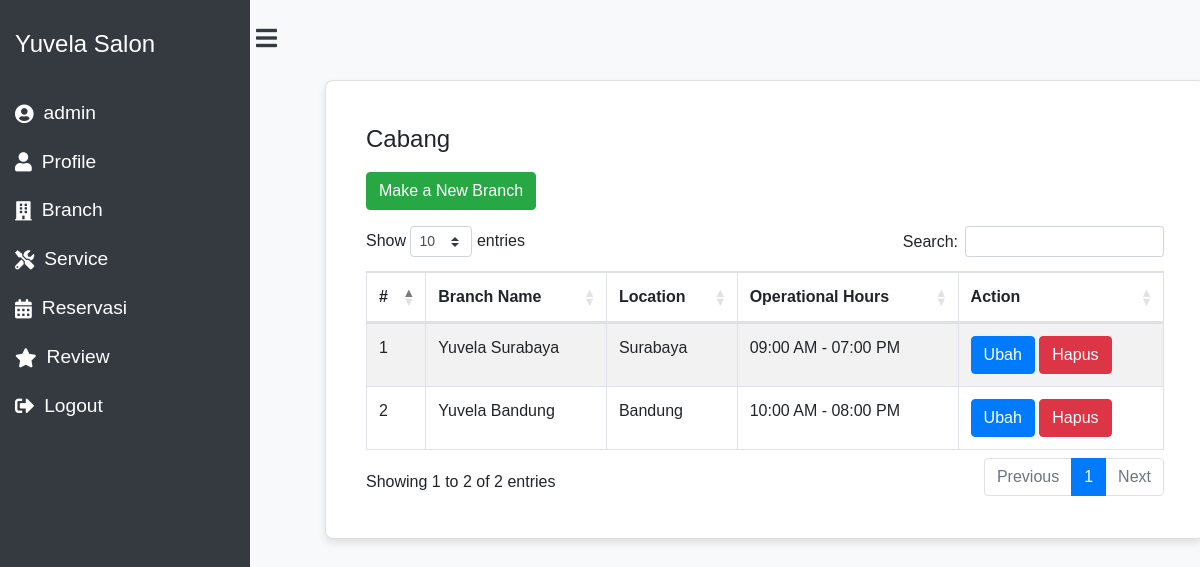
/views/branch.php (signed in), run on the app's committed database.
### tables this page shows
CREATE TABLE `branch` (
  `id_branch` int(11) NOT NULL,
  `branch_name` varchar(255) NOT NULL,
  `location` varchar(255) NOT NULL,
  `opening_time` int(11) NOT NULL,
  `closing_time` int(11) NOT NULL,
  `deleted_at` datetime DEFAULT NULL
);

### views/branch.php (the view, shortened to what this page needs)
<!DOCTYPE html>
<html lang="en">
<head>
    <link rel="stylesheet" href="https://cdnjs.cloudflare.com/ajax/libs/font-awesome/5.15.3/css/all.min.css">
    <link rel="stylesheet" href="https://stackpath.bootstrapcdn.com/bootstrap/4.5.2/css/bootstrap.min.css">
    <link rel="stylesheet" href="https://cdn.datatables.net/1.10.25/css/dataTables.bootstrap4.min.css">
    <link rel="stylesheet" href="../assets/style.css">
</head>
<body>
    <?php include 'sidebar.php'; ?>
    <div class="content" id="content">
        <div class="main-content container-fluid">
            <div class="card">
                <div class="card-body">
                    <div class="card-title">Cabang</div>
                    <a href="tambah-branch.php" class="btn btn-success mb-3">Make a New Branch</a>
                    <div class="table-responsive">
                        <table id="branchTable" class="table table-striped table-bordered" style="width:100%">
                            <thead>
                                <tr>
                                    <th>#</th>
                                    <th>Branch Name</th>
                                    <th>Location</th>
                                    <th>Operational Hours</th>
                                    <th>Action</th>
                                </tr>
                            </thead>
                            <tbody>
                                <?php
        include '../config/database.php';
        $no = 1;
        $get_data = mysqli_query($conn, "SELECT * FROM branch WHERE deleted_at IS NULL");
        while($display = mysqli_fetch_array($get_data)) {
            $id = $display['id_branch'];
            $name = $display['branch_name'];
            $location = $display['location'];
            $opening_hour = $display['opening_time'];
            $closing_hour = $display['closing_time'];
            $opening = format_operational_hour($opening_hour);
            $closing = format_operational_hour($closing_hour);
        ?>
                                <tr>
                                    <td><?php echo $no; ?></td>
                                    <td><?php echo $name; ?></td>
                                    <td><?php echo $location; ?></td>
                                    <td><?php echo $opening . ' - ' . $closing; ?></td>
                                    <td>
                                        <div class="action-buttons">
                                            <a href='edit-branch.php?branch_id=<?php echo $id; ?>'
                                                class="btn btn-primary btn-user">Ubah</a>
                                            <button class="btn btn-danger btn-user delete-btn"
                                                data-id="<?php echo $id; ?>">Hapus</button>
                                        </div>
                                    </td>
                                </tr>
                                <?php
            $no++;
        }
        ?>
                            </tbody>
                        </table>
                        <?php
function format_operational_hour($hour) {
    if ($hour >= 12 && $hour <= 24) {
        $suffix = 'PM';
        if ($hour > 12) {
            $hour -= 12;
        }
    } else {
        $suffix = 'AM';
    }
    return sprintf('%02d:00 %s', $hour, $suffix);
}
?>
                    </div>
                </div>
            </div>
        </div>
    </div>
</body>
</html>

### assets/style.css (style rules this page uses)
body { font-family: Arial, sans-serif; background-color: #f8f9fa; overflow-x: hidden; }
.content { margin-left: 250px; padding: 20px; transition: margin-left 0.3s ease-in-out; }
.main-content { margin-top: 60px; margin-left: 40px; }
.card { background-color: #ffffff; border-radius: 8px; box-shadow: 0 4px 8px rgba(0, 0, 0, 0.1); padding: 20px; margin-bottom: 20px; }
.card-title { font-size: 1.5em; margin-bottom: 15px; }

### data on the page
branch: branch_name "Yuvela Surabaya", location "Surabaya", opening_time "09:00 AM", closing_time "07:00 PM"
branch: branch_name "Yuvela Bandung", location "Bandung", opening_time "10:00 AM", closing_time "08:00 PM"

### other printed values
$_SESSION['nama'] "admin"
